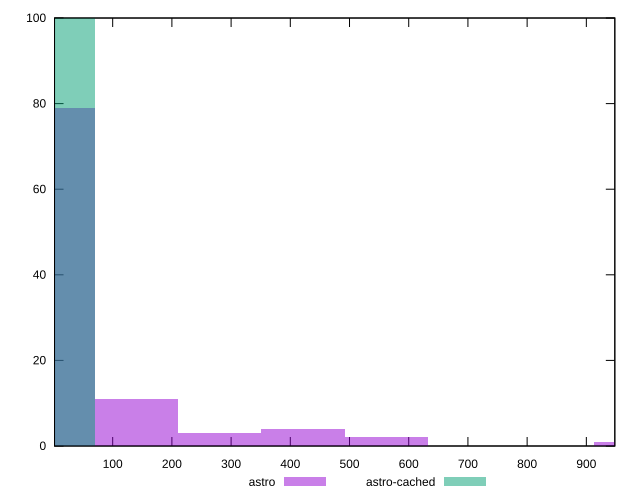

Write the gnuplot code that produced this figure.
reset

$astro <<EOF
983.2121332112365 1
0 79
561.8355046921351 2
140.4588761730338 11
280.9177523460676 3
421.37662851910136 4
EOF

$astroCached <<EOF
0 100
EOF

set key outside below
set boxwidth 140.4588761730338
set xrange [1.776:948.1089999999999]
set yrange [0:100]
set trange [0:100]
set style fill transparent solid 0.5 noborder
set terminal svg size 640, 500 enhanced background rgb 'white'
set output "reports/report_00033_2021-03-01T14-23-16.841Z/server-response-time/comparison/histogram/0_vs_1.svg"

plot $astro title "astro" with boxes, \
     $astroCached title "astro-cached" with boxes

reset
